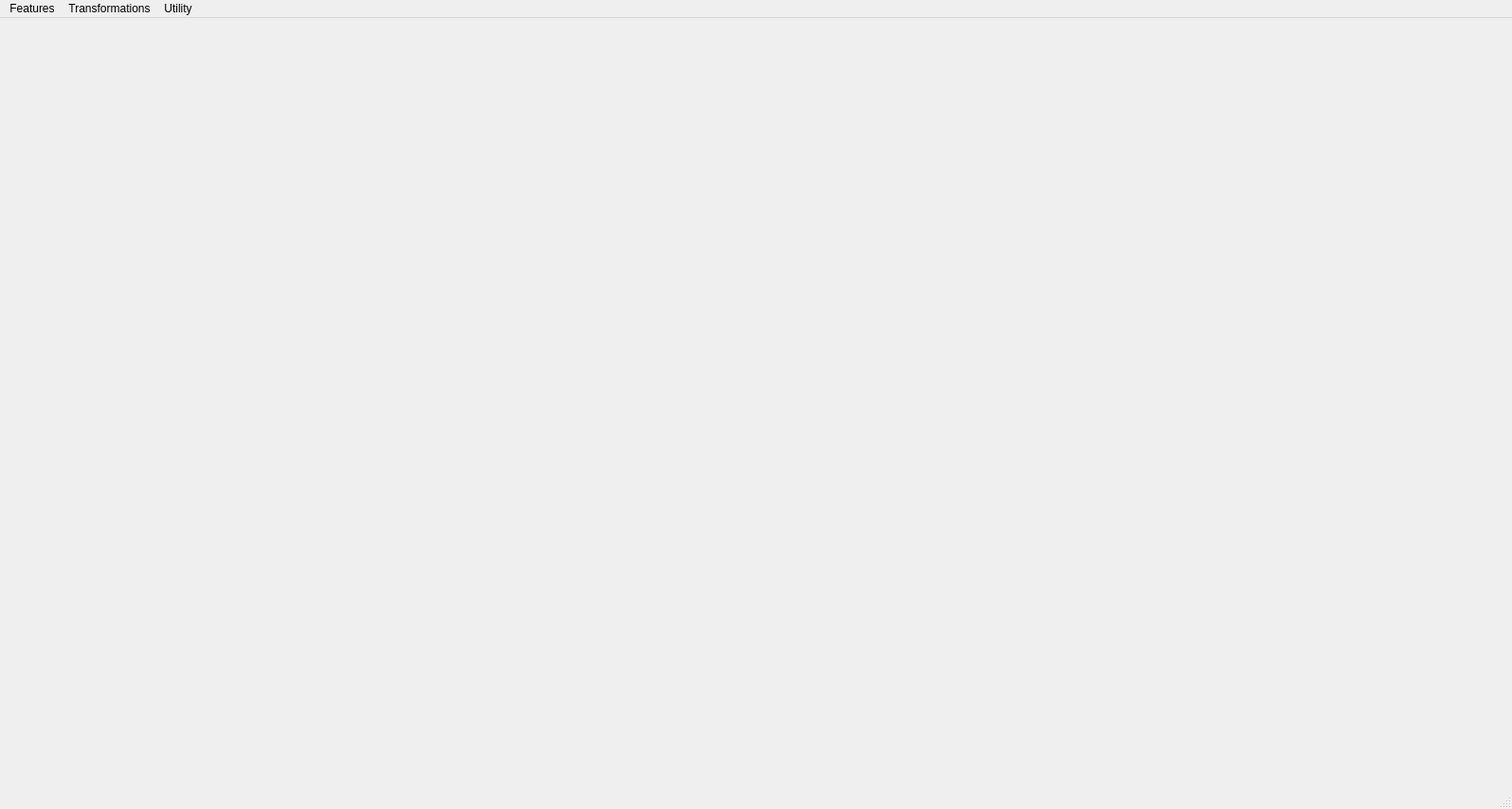
<?xml version="1.0" encoding="UTF-8"?>
<ui version="4.0">
 <class>MainWindow</class>
 <widget class="QMainWindow" name="MainWindow">
  <property name="geometry">
   <rect>
    <x>0</x>
    <y>0</y>
    <width>1596</width>
    <height>854</height>
   </rect>
  </property>
  <property name="windowTitle">
   <string>MainWindow</string>
  </property>
  <widget class="QWidget" name="centralwidget">
   <layout class="QHBoxLayout" name="horizontalLayout">
    <item>
     <widget class="LabelClickable" name="transform_image_label">
      <property name="sizePolicy">
       <sizepolicy hsizetype="Expanding" vsizetype="Minimum">
        <horstretch>0</horstretch>
        <verstretch>0</verstretch>
       </sizepolicy>
      </property>
      <property name="text">
       <string/>
      </property>
     </widget>
    </item>
    <item>
     <widget class="QLabel" name="no_transform_image_label">
      <property name="sizePolicy">
       <sizepolicy hsizetype="Expanding" vsizetype="Expanding">
        <horstretch>0</horstretch>
        <verstretch>0</verstretch>
       </sizepolicy>
      </property>
      <property name="text">
       <string/>
      </property>
     </widget>
    </item>
   </layout>
  </widget>
  <widget class="QMenuBar" name="menubar">
   <property name="geometry">
    <rect>
     <x>0</x>
     <y>0</y>
     <width>1596</width>
     <height>21</height>
    </rect>
   </property>
   <widget class="QMenu" name="detector_menu">
    <property name="title">
     <string>Features</string>
    </property>
    <addaction name="actionFeatures"/>
   </widget>
   <widget class="QMenu" name="transforms_menu">
    <property name="title">
     <string>Transformations</string>
    </property>
    <addaction name="actionAffine"/>
    <addaction name="actionPerspective"/>
   </widget>
   <widget class="QMenu" name="utility_menu">
    <property name="title">
     <string>Utility</string>
    </property>
    <addaction name="actionLoad_image"/>
   </widget>
   <addaction name="detector_menu"/>
   <addaction name="transforms_menu"/>
   <addaction name="utility_menu"/>
  </widget>
  <widget class="QStatusBar" name="statusbar"/>
  <action name="actionFeatures">
   <property name="text">
    <string>Find features</string>
   </property>
  </action>
  <action name="actionHarris">
   <property name="text">
    <string>Harris</string>
   </property>
  </action>
  <action name="actionAffine">
   <property name="text">
    <string>Affine</string>
   </property>
  </action>
  <action name="actionPerspective">
   <property name="text">
    <string>Perspective</string>
   </property>
  </action>
  <action name="actionLoad_image">
   <property name="text">
    <string>Load image</string>
   </property>
  </action>
 </widget>
 <customwidgets>
  <customwidget>
   <class>LabelClickable</class>
   <extends>QLabel</extends>
   <header location="global">LabelClickable</header>
  </customwidget>
 </customwidgets>
 <resources/>
 <connections>
  <connection>
   <sender>actionLoad_image</sender>
   <signal>triggered()</signal>
   <receiver>MainWindow</receiver>
   <slot>load_image()</slot>
   <hints>
    <hint type="sourcelabel">
     <x>-1</x>
     <y>-1</y>
    </hint>
    <hint type="destinationlabel">
     <x>481</x>
     <y>299</y>
    </hint>
   </hints>
  </connection>
  <connection>
   <sender>actionFeatures</sender>
   <signal>triggered()</signal>
   <receiver>MainWindow</receiver>
   <slot>show_tomachi_widget()</slot>
   <hints>
    <hint type="sourcelabel">
     <x>-1</x>
     <y>-1</y>
    </hint>
    <hint type="destinationlabel">
     <x>626</x>
     <y>395</y>
    </hint>
   </hints>
  </connection>
  <connection>
   <sender>actionPerspective</sender>
   <signal>triggered()</signal>
   <receiver>MainWindow</receiver>
   <slot>show_perspective_widget()</slot>
   <hints>
    <hint type="sourcelabel">
     <x>-1</x>
     <y>-1</y>
    </hint>
    <hint type="destinationlabel">
     <x>626</x>
     <y>395</y>
    </hint>
   </hints>
  </connection>
  <connection>
   <sender>actionAffine</sender>
   <signal>triggered()</signal>
   <receiver>MainWindow</receiver>
   <slot>show_affine_widget()</slot>
   <hints>
    <hint type="sourcelabel">
     <x>-1</x>
     <y>-1</y>
    </hint>
    <hint type="destinationlabel">
     <x>626</x>
     <y>395</y>
    </hint>
   </hints>
  </connection>
 </connections>
 <slots>
  <slot>load_image()</slot>
  <slot>show_tomachi_widget()</slot>
  <slot>show_affine_widget()</slot>
  <slot>show_perspective_widget()</slot>
 </slots>
</ui>
